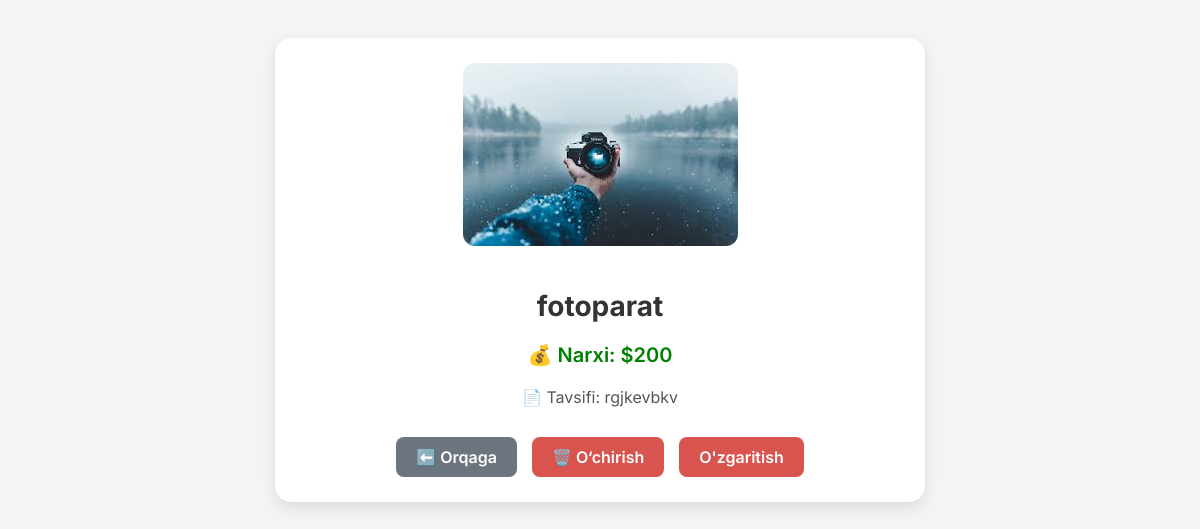
The page /pro-detail/1 on the database its author committed.
### page/models.py (models this page shows, shortened)
class Product(models.Model):
    image = models.ImageField(upload_to='products/')
    name = models.CharField(max_length=200)
    category = models.ForeignKey(Category, on_delete=models.CASCADE)
    description = models.TextField(blank=True)
    price = models.DecimalField(max_digits=10, decimal_places=0)
    class Meta:
        db_table = 'product'

### page/views.py (the view)
# urls.py: path('pro-detail/<int:pk>', detail_pro, name = 'product-detail'),
def detail_pro(request, pk):
    pro = Product.objects.get(pk=pk)
    return render(request, 'products/product_detail.html', {'pro':pro})

### templates/products/product_detail.html (shortened to what this page needs)
<!DOCTYPE html>
<html lang="uz">
<head>
</head>
<body>
    <div class="container">
        {% if pro.image %}
            <img src="{{ pro.image.url }}" alt="{{ pro.name }}" class="product-image">
        {% endif %}
        <h1>{{ pro.name }}</h1>
        <p class="price">💰 Narxi: ${{ pro.price }}</p>
        <p class="description">📄 Tavsifi: {{ pro.description }}</p>
        <div class="btn-group">
            <a href="{% url 'product-list' %}" class="btn btn-back">⬅️ Orqaga</a>
            <a href="{% url 'product-delete' pro.pk %}" class="btn btn-delete">🗑️ O‘chirish</a>
            <a href="{% url 'product-update' pro.pk %}" class="btn btn-delete"> O'zgaritish</a>
        </div>
    </div>
</body>
</html>

### templates/products/product_detail.html (style rules this page uses)
body { font-family: 'Inter', sans-serif; padding: 30px; background-color: #f4f4f4; }
.container { background-color: #fff; padding: 25px; border-radius: 16px; box-shadow: 0 6px 16px rgba(0,0,0,0.1); max-width: 600px; margin: auto; text-align: center; }
img.product-image { max-width: 100%; height: auto; border-radius: 12px; margin-bottom: 20px; }
h1 { color: #333; font-size: 28px; }
.price { font-size: 20px; color: green; font-weight: 600; }
.description { margin-top: 15px; font-size: 16px; color: #555; }
.btn-group { margin-top: 30px; display: flex; justify-content: center; gap: 15px; flex-wrap: wrap; }
.btn { padding: 10px 20px; border: none; border-radius: 8px; font-weight: 600; cursor: pointer; text-decoration: none; color: white; transition: background-color 0.2s ease; }
.btn-back { background-color: #6c757d; }
.btn-delete { background-color: #d9534f; }

### rows shown on the page
Product: image (picture), name "fotoparat", price "200", description "rgjkevbkv"
